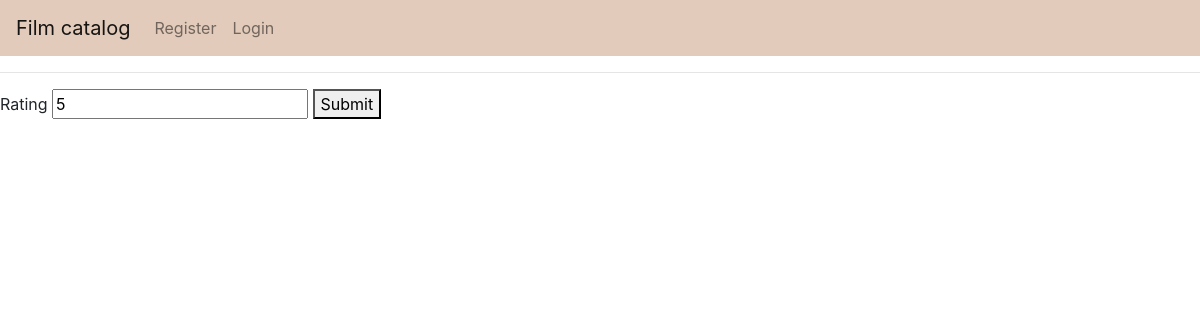
Before: /ratings/2 with the older database file.
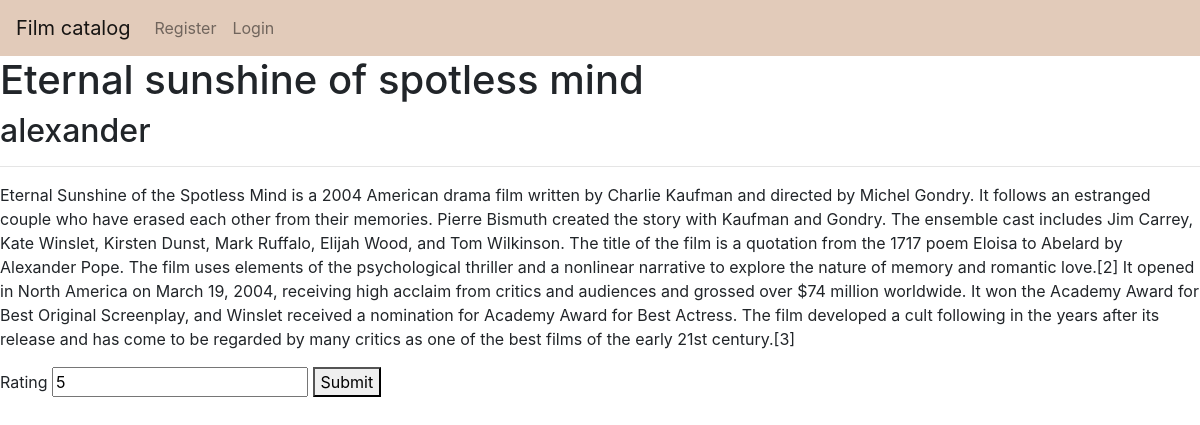
After: the same page with the newer database file.
### tables this page shows
CREATE TABLE FILMS 
    (
        film_id INTEGER PRIMARY KEY AUTOINCREMENT, 
        name TEXT, 
        author TEXT, 
        content TEXT
    );

### app.py (the view, shortened to what this page needs)
@app.route("/ratings/<int:film_id>", methods=["GET", "POST"])
def rate_film(film_id):
    current_film = Film.find(film_id)
    if request.method == 'GET':
        print('Get template')
        return render_template('rate.html', film=current_film)
    return redirect(url_for('ratings'))

### database.py (called while the page is built)
    def __enter__(self):
        self.conn = sqlite3.connect("films.db")
        return self.conn.cursor()

    def __exit__(self, type, value, traceback):
        self.conn.commit()

### film.py (called while the page is built)
    @staticmethod
    def find(film_id):
        with DB() as db:
            row = db.execute('SELECT * FROM FILMS WHERE film_id = ?', (film_id,)).fetchone()
            if row is None:
                return
            return Film(*row)

### templates/rate.html (shortened to what this page needs)
{% extends "base.html" %}
{% block content %}
<form action="#" method="post">
<h1>{{ film.name }}</h1>
<h2>{{ film.author }}</h2>
    <hr>
<p>
{{ film.content }}
</p>
  <label>Rating</label>
  <input name="rate" value="5" min="1" max="5"/>
    <button type="submit">Submit</button>
  <br>
</form>
{% endblock %}

Changed rows visible on the page:
added FILMS: name "Eternal sunshine of spotless mind", author "alexander", content "Eternal Sunshine of the Spotless Mind is a 2004 American drama film written by Charlie Kaufman and directed by Michel Gondry. It follows an estranged couple who have erased each other from their memories. Pierre Bismuth created the story with Kaufman and Gondry. The ensemble cast includes Jim Carrey, Kate Winslet, Kirsten Dunst, Mark Ruffalo, Elijah Wood, and Tom Wilkinson. The title of the film is a quotation from the 1717 poem Eloisa to Abelard by Alexander Pope. The film uses elements of the psychological thriller and a nonlinear narrative to explore the nature of memory and romantic love.[2] It opened in North America on March 19, 2004, receiving high acclaim from critics and audiences…"
